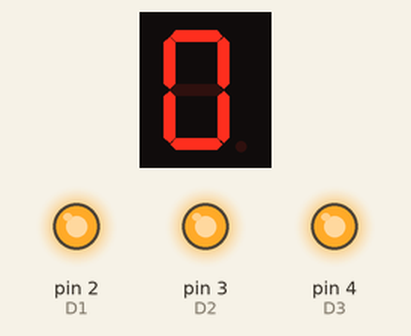
A sketch run on a simulated Arduino Uno, built with avr-gcc and run on an emulated ATmega328P. Parts: 1-digit seven-segment display, output pins drawn as LEDs (lit = HIGH). Wiring (inferred from the names in the program): 1-digit 7-segment display, segments lit when LOW: segments pin 6, pin 7, pin 8, pin 9, pin 10, pin 11, pin 12. The segment pins are drawn as the display they are named for; pins used as bus, display or sensor lines are not drawn.

Above: at 0.1 s.
At 1.1 s:
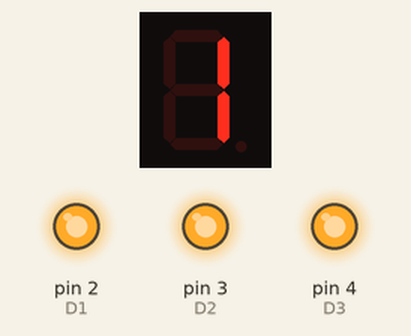
At 2.1 s:
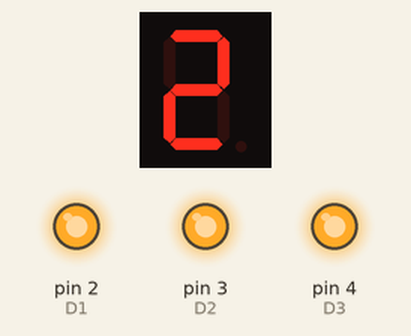
At 4.1 s:
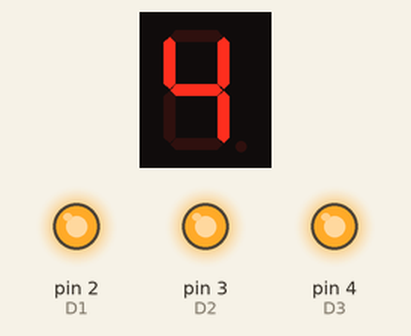
At 6.1 s:
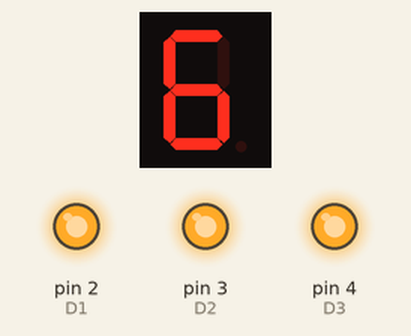
At 9.1 s:
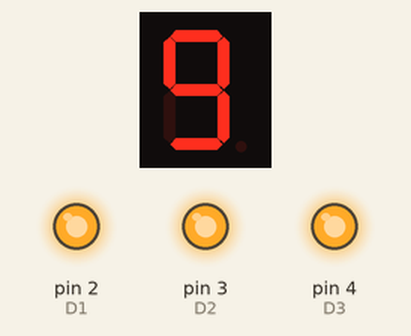
Timing chart, 0 to 10.6 s (numbered marks = the images above):
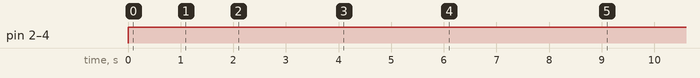

The sketch:

sevsegment2.ino
```cpp
#include <SevSeg.h>

int D1=2;
int D2=3;
int D3=4;
int D4=5;

int a=6;
int b=7;
int c=8;
int d=9;
int e=10;
int f=11;
int g=12;

void setup(){
  pinMode(D1,OUTPUT);
  pinMode(D2,OUTPUT);
  pinMode(D3,OUTPUT);
  pinMode(D4,OUTPUT);

  pinMode(a,OUTPUT);
  pinMode(b,OUTPUT);
  pinMode(c,OUTPUT);
  pinMode(d,OUTPUT);
  pinMode(e,OUTPUT);
  pinMode(f,OUTPUT);
  pinMode(g,OUTPUT);

}

void loop(){
  digitalWrite(2,HIGH);
  digitalWrite(3,HIGH);
  digitalWrite(4,HIGH);
  digitalWrite(5,HIGH);

zero();
delay(1000);

one();
delay(1000);

two();
delay(1000);

three();
delay(1000);

four();
delay(1000);

five();
delay(1000);

six();
delay(1000);

seven();
delay(1000);

eight();
delay(1000);

nine();
delay(1000);
  }

  void zero(){
  digitalWrite(a,LOW);
  digitalWrite(b,LOW);
  digitalWrite(c,LOW);
  digitalWrite(d,LOW);
  digitalWrite(e,LOW);
  digitalWrite(f,LOW);
  digitalWrite(g,HIGH);
}

void one(){
  digitalWrite(a,HIGH);
  digitalWrite(b,LOW);
  digitalWrite(c,LOW);
  digitalWrite(d,HIGH);
  digitalWrite(e,HIGH);
  digitalWrite(f,HIGH);
  digitalWrite(g,HIGH);
}

void two(){
  digitalWrite(a,LOW);
  digitalWrite(b,LOW);
  digitalWrite(c,HIGH);
  digitalWrite(d,LOW);
  digitalWrite(e,LOW);
  digitalWrite(f,HIGH);
  digitalWrite(g,LOW);
}

void three(){
  digitalWrite(a,LOW);
  digitalWrite(b,LOW);
  digitalWrite(c,LOW);
  digitalWrite(d,LOW);
  digitalWrite(e,HIGH);
  digitalWrite(f,HIGH);
  digitalWrite(g,LOW);
}

void four(){
  digitalWrite(a,HIGH);
  digitalWrite(b,LOW);
  digitalWrite(c,LOW);
  digitalWrite(d,HIGH);
  digitalWrite(e,HIGH);
  digitalWrite(f,LOW);
  digitalWrite(g,LOW);
}

void five(){
  digitalWrite(a,LOW);
  digitalWrite(b,HIGH);
  digitalWrite(c,LOW);
  digitalWrite(d,LOW);
  digitalWrite(e,HIGH);
  digitalWrite(f,LOW);
  digitalWrite(g,LOW);
}

void six(){
  digitalWrite(a,LOW);
  digitalWrite(b,HIGH);
  digitalWrite(c,LOW);
  digitalWrite(d,LOW);
  digitalWrite(e,LOW);
  digitalWrite(f,LOW);
  digitalWrite(g,LOW);
}

void seven(){
  digitalWrite(a,LOW);
  digitalWrite(b,LOW);
  digitalWrite(c,LOW);
  digitalWrite(d,HIGH);
  digitalWrite(e,HIGH);
  digitalWrite(f,HIGH);
  digitalWrite(g,HIGH);
}

void eight(){
  digitalWrite(a,LOW);
  digitalWrite(b,LOW);
  digitalWrite(c,LOW);
  digitalWrite(d,LOW);
  digitalWrite(e,LOW);
  digitalWrite(f,LOW);
  digitalWrite(g,LOW);
}

void nine(){
  digitalWrite(a,LOW);
  digitalWrite(b,LOW);
  digitalWrite(c,LOW);
  digitalWrite(d,LOW);
  digitalWrite(e,HIGH);
  digitalWrite(f,LOW);
  digitalWrite(g,LOW);
}
```

Measured:
- by itself, pin 2 (D1), pin 3 (D2), pin 4 (D3): LOW → HIGH at 0.00 s
- by itself, everything shown: repeats every 10.0 s, in 10 steps
- what the display in image 1 shows lasts 1.0 s, from 1.0 s to 2.0 s
